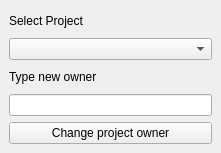
<?xml version="1.0" encoding="UTF-8"?>
<ui version="4.0">
 <class>CPI_QGISDockWidgetBase</class>
 <widget class="QDockWidget" name="CPI_QGISDockWidgetBase">
  <property name="geometry">
   <rect>
    <x>0</x>
    <y>0</y>
    <width>221</width>
    <height>153</height>
   </rect>
  </property>
  <property name="layoutDirection">
   <enum>Qt::LeftToRight</enum>
  </property>
  <property name="windowTitle">
   <string>Change project owner</string>
  </property>
  <widget class="QWidget" name="dockWidgetContents">
   <layout class="QGridLayout" name="gridLayout">
    <item row="0" column="1">
     <widget class="QLabel" name="label">
      <property name="text">
       <string>Select Project</string>
      </property>
     </widget>
    </item>
    <item row="4" column="1">
     <widget class="QPushButton" name="pushButton">
      <property name="text">
       <string>Change project owner</string>
      </property>
     </widget>
    </item>
    <item row="1" column="1">
     <widget class="QComboBox" name="comboBox">
      <property name="maxVisibleItems">
       <number>7</number>
      </property>
     </widget>
    </item>
    <item row="2" column="1">
     <widget class="QLabel" name="label_2">
      <property name="text">
       <string>Type new owner</string>
      </property>
     </widget>
    </item>
    <item row="3" column="1">
     <widget class="QLineEdit" name="lineEdit"/>
    </item>
   </layout>
  </widget>
 </widget>
 <tabstops>
  <tabstop>comboBox</tabstop>
  <tabstop>pushButton</tabstop>
 </tabstops>
 <resources/>
 <connections/>
</ui>
